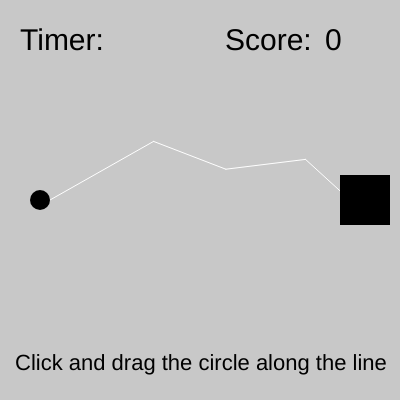
Frame 1 (no input)
Frame 60 (no input): identical to frame 1, image omitted
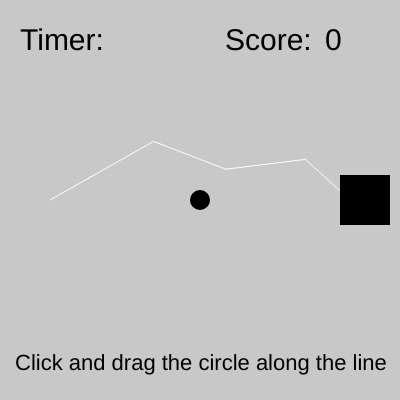
Frame 120 (the mouse pressed at the canvas centre since frame 60)

The p5.js sketch that drew these frames (run headless with seeded random() and noise() and a simulated clock; from frame 60 on, the mouse is pressed at the canvas centre):

// p5.js sketch
// ── sketch.js
var x;
var y;
var a;
var b;
var c;
var d;
var score = 0;

const pointList = [];

function setup() {
  
  createCanvas(400, 400);
  background(200)
  
  
  x = random(100,175)
  y = random(100,300)  
  
  
  a = random(x,250)
  b = random(100,300)
  
  
  c = random(a,325)
  d = random(100,300)
  
  makePoints(50, 200, x, y , 25);
  makePoints(x, y, a, b, 25);
  makePoints(a,b,c,d, 25);
  makePoints(c,d, 350, 200, 25);
  
  print(pointList[0].yPos)

}

function makeLine(){
  stroke("White");

  line(50,200,x,y)
  line(x,y,a,b)
  line(a,b,c,d)
  line(c,d,350,200)
}

var cirX = 40;
var cirY = 200;

function makeCircle(){
  noStroke();
  fill(0)
  
  if (mouseIsPressed === true){
    circle(mouseX,mouseY,20)
    cirX = mouseX;
    cirY = mouseY;
  }
  else{
    circle(cirX,cirY,20)
  }
}

function makePoint(X1, Y1, X2, Y2, numDivisions, currentPoint){
  var point = {
    xPos: ((abs(X2 - X1) / numDivisions) * currentPoint) + X1,
    yPos: ((abs(Y2 - Y1) / numDivisions) * currentPoint) + Y1,
    pointPassed: false
  }
  
  return point;
}

function makePoints(X1, Y1, X2, Y2, numDivisions){
  
  for (let i = 0; i < numDivisions; i++){
    pointList.push(makePoint(X1, Y1, X2, Y2, numDivisions, i + 1 ))
  }
  
}

function scoring(){
  
  for (let i = 0; i < pointList.length; i++){
    var point = pointList[i]
    
    if (!point.pointPassed){

    if (cirX > point.xPos - 10 && cirX < point.xPos + 10) {
      if (cirY > point.yPos - 10 && cirY < point.yPos + 10){
      score += 1
      point.pointPassed = true;
    }
  }
  }
  }
  textSize(30)
  text(score, 325, 50);
}


function makeFinish(){
   fill(0)
   rect(340,175,50,50)
}

function directions(){
   textSize(22);
   text('Click and drag the circle along the line', 15, 370);  
   textSize(30)
   text('Timer: ', 20, 50)
   text('Score:  ', 225, 50)
}


function draw(){
  background(200)
  makeLine();
  makeCircle();
  makeFinish();
  directions();
  scoring();
}
